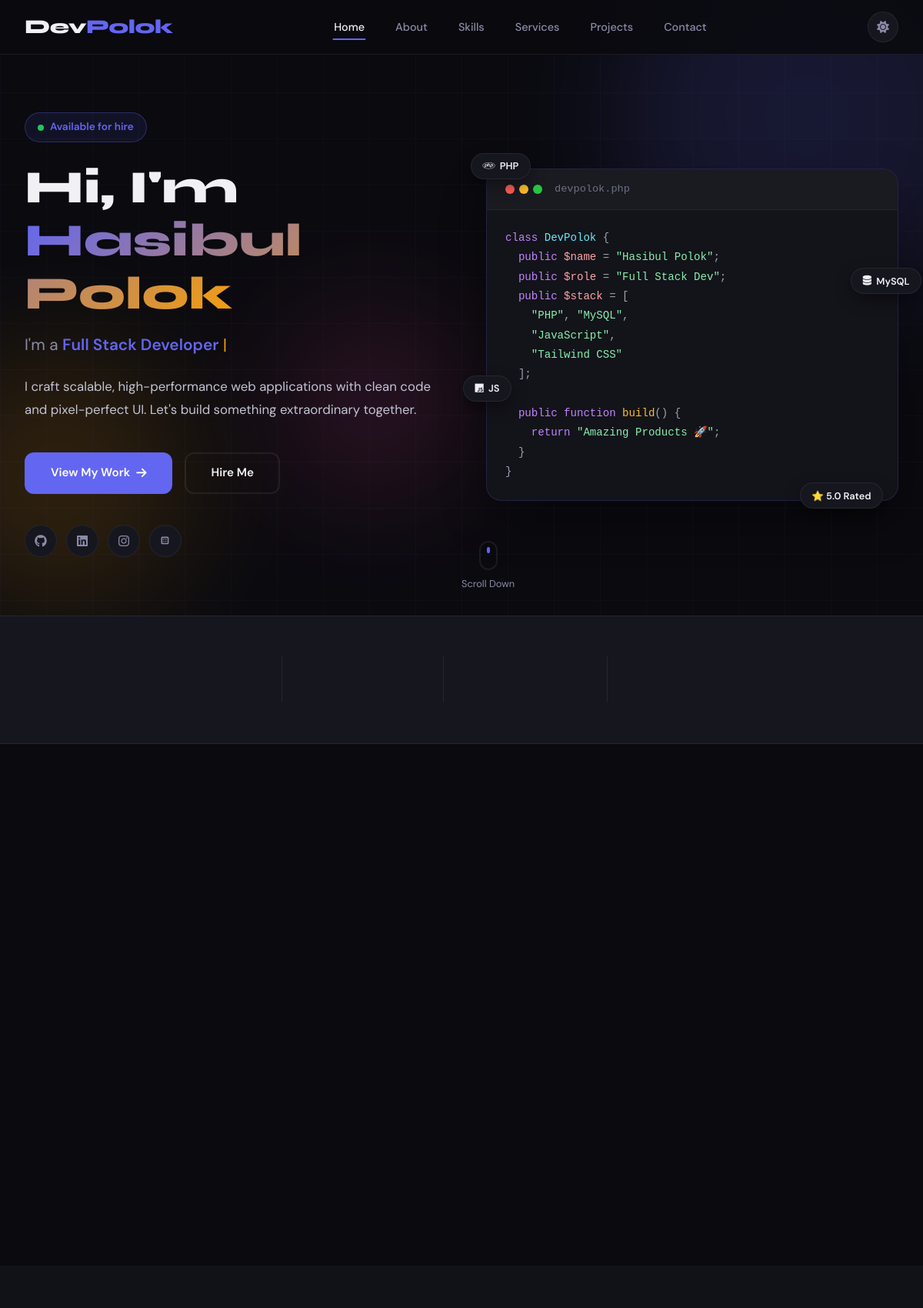
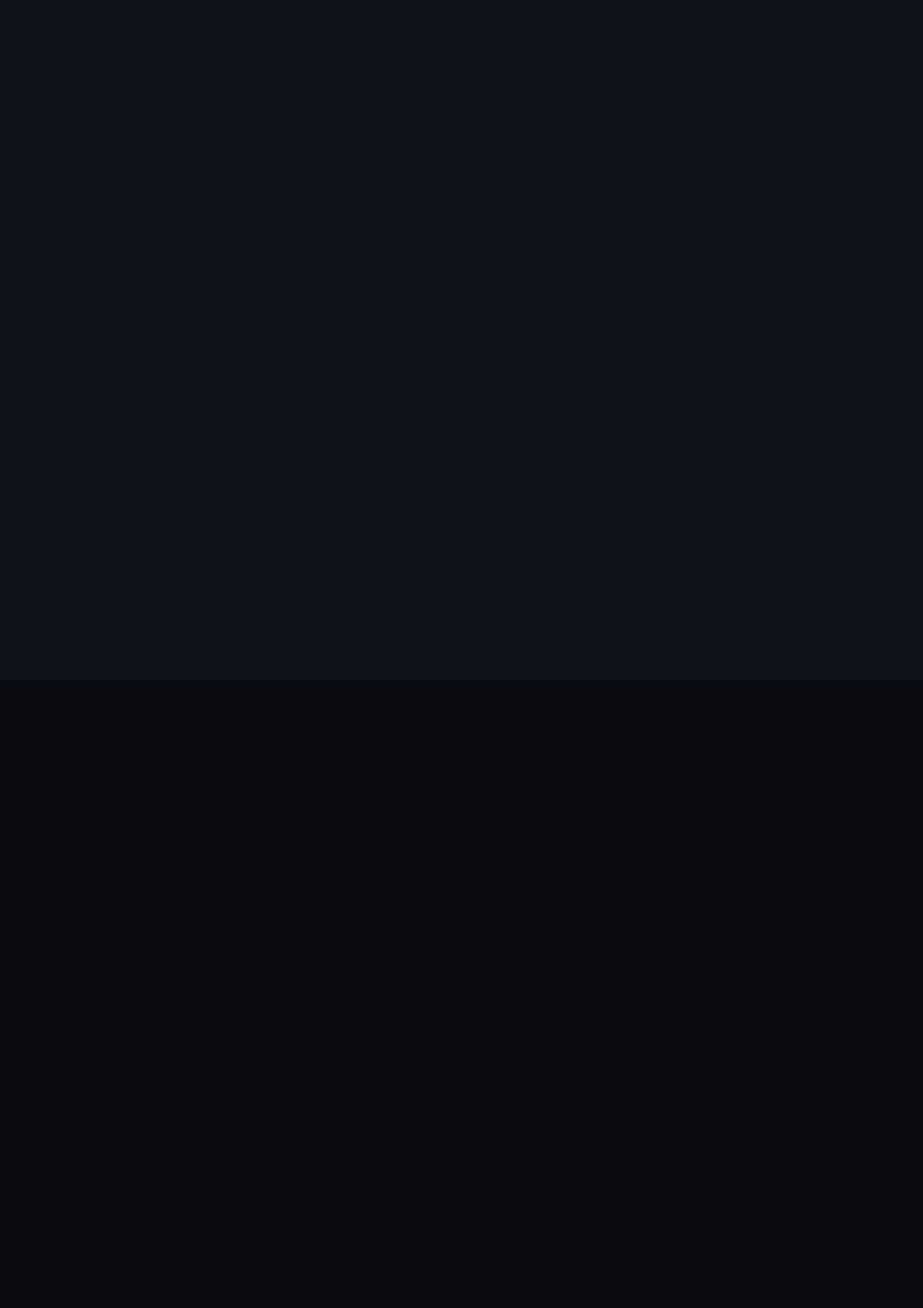
The app's page /devpolok/index.php (upper part) with its own data (2 pictures, top to bottom).
### tables this page shows
CREATE TABLE IF NOT EXISTS nav_menu (
    id INT AUTO_INCREMENT PRIMARY KEY,
    title VARCHAR(100) NOT NULL,
    url VARCHAR(255) NOT NULL,
    sort_order INT DEFAULT 0,
    is_active TINYINT(1) DEFAULT 1,
    created_at TIMESTAMP DEFAULT CURRENT_TIMESTAMP
);

### devpolok/config.php (called while the page is built, shortened)
<?php
function getDB() {
    static $pdo = null;
    if ($pdo === null) {
        try {
            $dsn = "mysql:host=" . DB_HOST . ";dbname=" . DB_NAME . ";charset=" . DB_CHARSET;
            $options = [
                PDO::ATTR_ERRMODE            => PDO::ERRMODE_EXCEPTION,
                PDO::ATTR_DEFAULT_FETCH_MODE => PDO::FETCH_ASSOC,
                PDO::ATTR_EMULATE_PREPARES   => false,
            ];
            $pdo = new PDO($dsn, DB_USER, DB_PASS, $options);
        } catch (PDOException $e) {
            die(json_encode(['error' => 'Database connection failed: ' . $e->getMessage()]));
        }
    }
    return $pdo;
}
function getAllSettings() {
    $pdo = getDB();
    $stmt = $pdo->query("SELECT setting_key, setting_value FROM site_settings");
    $settings = [];
    while ($row = $stmt->fetch()) {
        $settings[$row['setting_key']] = $row['setting_value'];
    }
    return $settings;
}
function sanitize($input) {
    return htmlspecialchars(trim($input), ENT_QUOTES, 'UTF-8');
}

### devpolok/index.php (the view, shortened to what this page needs)
<?php
require_once 'config.php';
$settings = getAllSettings();
$pdo = getDB();
$navItems = $pdo->query("SELECT * FROM nav_menu WHERE is_active = 1 ORDER BY sort_order ASC")->fetchAll();
?>
<!DOCTYPE html>
<html lang="en" data-theme="<?= sanitize($settings['dark_mode_default'] ?? 'dark') ?>">
<head>
    <link rel="stylesheet" href="https://cdnjs.cloudflare.com/ajax/libs/font-awesome/6.5.0/css/all.min.css">
    <script src="https://cdn.tailwindcss.com"></script>
    <link rel="stylesheet" href="assets/css/style.css">
</head>
<body class="transition-colors duration-300">
<nav class="navbar" id="navbar">
    <div class="nav-container">
        <a href="#home" class="nav-logo">
            <?php if (!empty($settings['site_logo'])): ?>
                <img src="<?= UPLOAD_URL . sanitize($settings['site_logo']) ?>" alt="Logo" class="logo-img">
            <?php else: ?>
                <span class="logo-text">Dev<span class="accent">Polok</span></span>
            <?php endif; ?>
        </a>
        <ul class="nav-links" id="navLinks">
            <?php foreach ($navItems as $item): ?>
            <li><a href="<?= sanitize($item['url']) ?>" class="nav-link"><?= sanitize($item['title']) ?></a></li>
            <?php endforeach; ?>
        </ul>
        <div class="nav-actions">
            <button class="theme-toggle" id="themeToggle" aria-label="Toggle theme">
                <i class="fas fa-sun sun-icon"></i>
            </button>
        </div>
    </div>
</nav>
<section id="home" class="hero-section">
    <div class="hero-bg">
        <div class="grid-lines"></div>
        <div class="blob blob-1"></div>
        <div class="blob blob-3"></div>
    </div>
    <div class="hero-container">
        <div class="hero-content reveal">
            <div class="hero-badge">
                <span class="badge-dot"></span>
                Available for hire
            </div>
            <h1 class="hero-title"><?= $settings['hero_title'] ?? 'Hi, I\'m <span class="highlight">Hasibul Polok</span>' ?></h1>
            <div class="hero-role">
                <span>I'm a </span>
                <span class="typing-text" id="typingText"></span>
                <span class="typing-cursor">|</span>
            </div>
            <p class="hero-desc"><?= sanitize($settings['hero_description'] ?? '') ?></p>
            <div class="hero-cta">
                <a href="#projects" class="btn-primary">
                    <?= sanitize($settings['hero_cta_primary'] ?? 'View My Work') ?>
                    <i class="fas fa-arrow-right"></i>
                </a>
                <a href="#contact" class="btn-secondary">
                    <?= sanitize($settings['hero_cta_secondary'] ?? 'Hire Me') ?>
                </a>
            </div>
            <div class="hero-socials">
                <?php if (!empty($settings['social_github'])): ?>
                <a href="<?= sanitize($settings['social_github']) ?>" target="_blank" class="social-link"><i class="fab fa-github"></i></a>
                <?php endif; ?>
                <?php if (!empty($settings['social_linkedin'])): ?>
                <a href="<?= sanitize($settings['social_linkedin']) ?>" target="_blank" class="social-link"><i class="fab fa-linkedin"></i></a>
                <?php endif; ?>
                <?php if (!empty($settings['social_instagram'])): ?>
                <a href="<?= sanitize($settings['social_instagram']) ?>" target="_blank" class="social-link"><i class="fab fa-instagram"></i></a>
                <?php endif; ?>
                <?php if (!empty($settings['social_fiverr'])): ?>
                <a href="<?= sanitize($settings['social_fiverr']) ?>" target="_blank" class="social-link">
                    <svg width="16" height="16" viewBox="0 0 24 24" fill="currentColor"><path d="M16.25 16.25v-10h-10v10h10zm0-12.5A2.25 2.25 0 0118.5 6v10a2.25 2.25 0 01-2.25 2.25H6A2.25 2.25 0 013.75 16V6A2.25 2.25 0 016 3.75h10.25z"/><path d="M8 8h2v2H8zm0 4h2v2H8zm4-4h2v2h-2zm0 4h2v2h-2z"/></svg>
                </a>
                <?php endif; ?>
            </div>
        </div>
        <div class="hero-visual reveal-right">
            <div class="code-card">
                <div class="code-header">
                    <div class="code-dots">
                        <span class="dot red"></span>
                        <span class="dot yellow"></span>
                        <span class="dot green"></span>
                    </div>
                    <span class="code-title">devpolok.php</span>
                </div>
                <pre class="code-content"><code><span class="kw">class</span> <span class="cn">DevPolok</span> {
  <span class="kw">public</span> <span class="var">$name</span> = <span class="str">"Hasibul Polok"</span>;
  <span class="kw">public</span> <span class="var">$role</span> = <span class="str">"Full Stack Dev"</span>;
  <span class="kw">public</span> <span class="var">$stack</span> = [
    <span class="str">"PHP"</span>, <span class="str">"MySQL"</span>,
    <span class="str">"JavaScript"</span>,
    <span class="str">"Tailwind CSS"</span>
  ];
  <span class="kw">public function</span> <span class="fn">build</span>() {
    <span class="kw">return</span> <span class="str">"Amazing Products 🚀"</span>;
  }
}</code></pre>
            </div>
            <div class="floating-badges">
                <div class="float-badge fb-1"><i class="fab fa-php"></i> PHP</div>
                <div class="float-badge fb-2"><i class="fas fa-database"></i> MySQL</div>
                <div class="float-badge fb-3"><i class="fab fa-js"></i> JS</div>
                <div class="float-badge fb-4">⭐ 5.0 Rated</div>
            </div>
        </div>
    </div>
    <div class="scroll-indicator">
        <div class="scroll-mouse"><div class="scroll-wheel"></div></div>
        <span>Scroll Down</span>
    </div>
</section>
<section class="stats-bar">
    <div class="stats-container">
    </div>
</section>
<section id="about" class="section">
    <div class="container">
        <div class="about-grid">
        </div>
    </div>
</section>
<section id="skills" class="section section-alt">
    <div class="container">
        <div class="skills-grid" id="skillsGrid">
        </div>
    </div>
</section>
<section id="services" class="section">
    <div class="container">
        <div class="services-grid">
        </div>
    </div>
</section>
</body>
</html>

### records on screen
nav_menu: title "Home"
nav_menu: title "About"
nav_menu: title "Skills"
nav_menu: title "Services"
nav_menu: title "Projects"
nav_menu: title "Contact"

### other values on screen
$settings['hero_title'] "Hi, I'm Hasibul Polok"
$settings['hero_description'] "I craft scalable, high-performance web applications with clean code and pixel-perfect UI. Let's build something extraordinary together."
$settings['hero_cta_primary'] "View My Work"
$settings['hero_cta_secondary'] "Hire Me"
